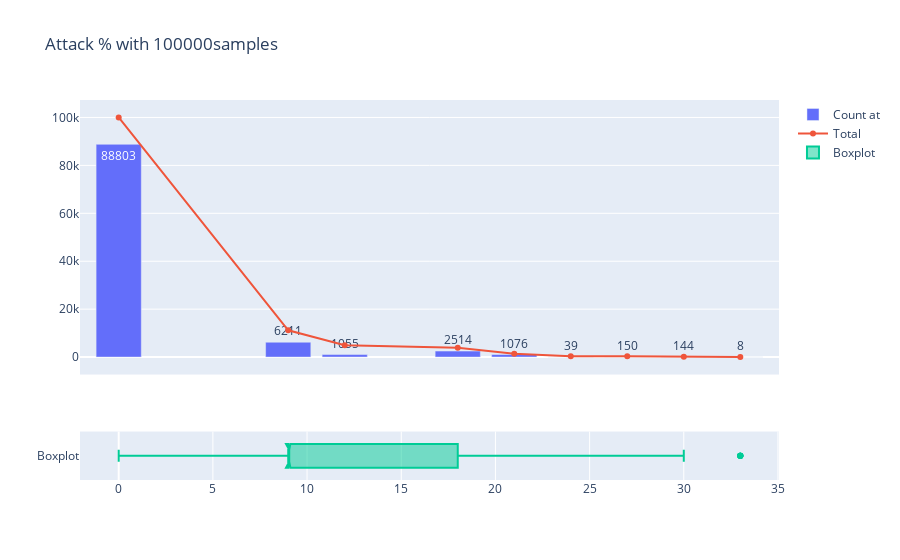

The cell this chart's notebook holds for it:
### Code cell
generate_graph(keep.all[0])

### Figure 1 — Plotly figure (JSON) as saved in the notebook; plotly's stock layout.template omitted (floating-point values rounded to 4 significant figures; data arrays with more than 128 entries replaced by an {"elided": "..."} marker saying what was removed)
{"data": [{"name": "Count at ", "text": ["88803", "6211", "1055", "2514", "1076", "39", "150", "144", "8"], "type": "bar", "x": [0, 9, 12, 18, 21, 24, 27, 30, 33], "xaxis": "x", "y": [88803, 6211, 1055, 2514, 1076, 39, 150, 144, 8], "yaxis": "y"}, {"name": "Total", "type": "scatter", "x": [0, 9, 12, 18, 21, 24, 27, 30, 33], "xaxis": "x", "y": [100000, 11197, 4986, 3931, 1417, 341, 302, 152, 8], "yaxis": "y"}, {"name": "Boxplot", "notched": true, "type": "box", "x": {"elided": "14803 int values"}, "xaxis": "x2", "yaxis": "y2"}], "layout": {"title": {"text": "Attack % with 100000samples"}, "xaxis": {"anchor": "y", "domain": [0, 1], "matches": "x2", "showticklabels": false}, "xaxis2": {"anchor": "y2", "domain": [0, 1]}, "yaxis": {"anchor": "x", "domain": [0.2775, 1.0]}, "yaxis2": {"anchor": "x2", "domain": [0, 0.1275]}}}
